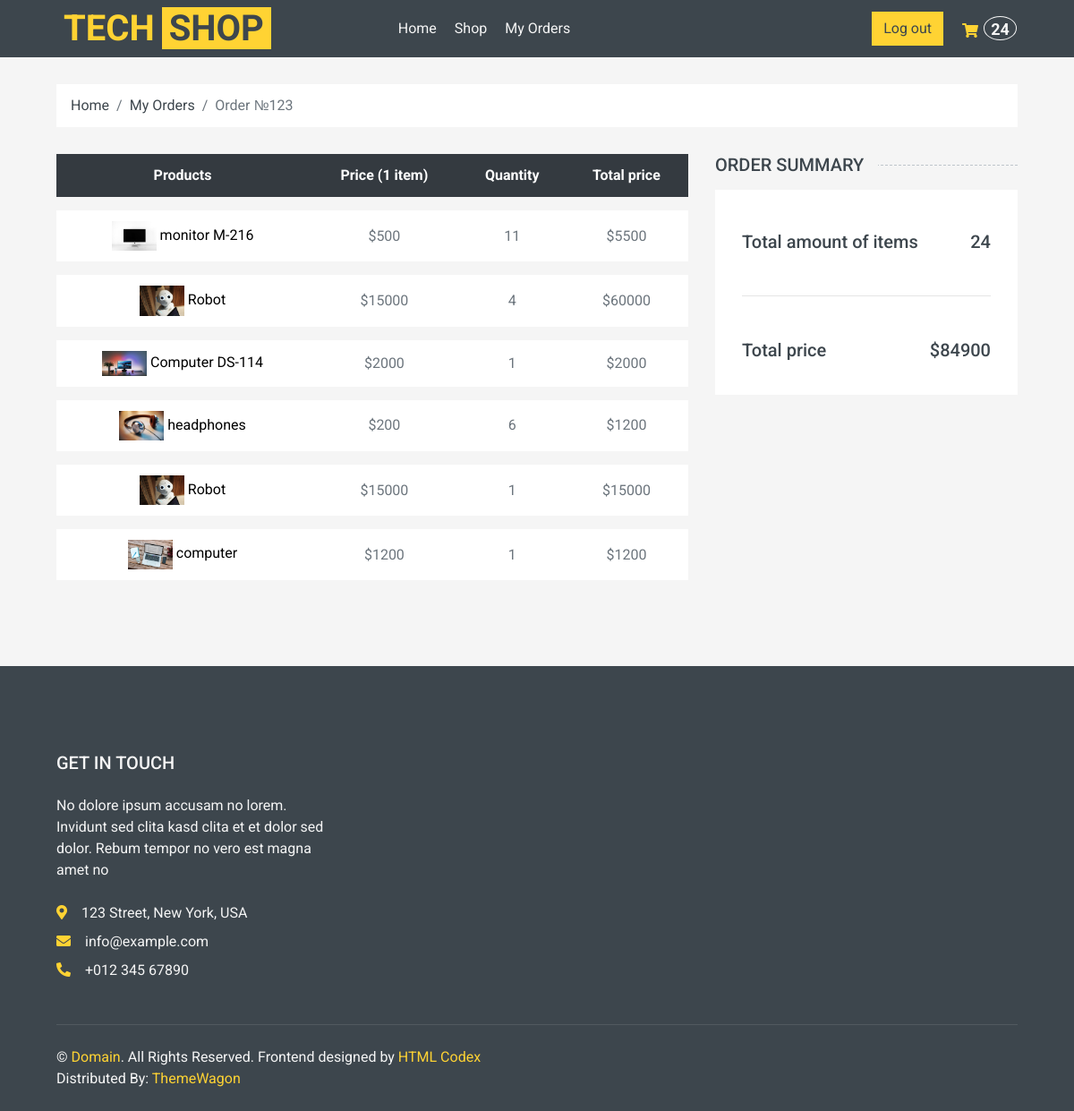
The app's page /order_detail/123 (signed in), older data.
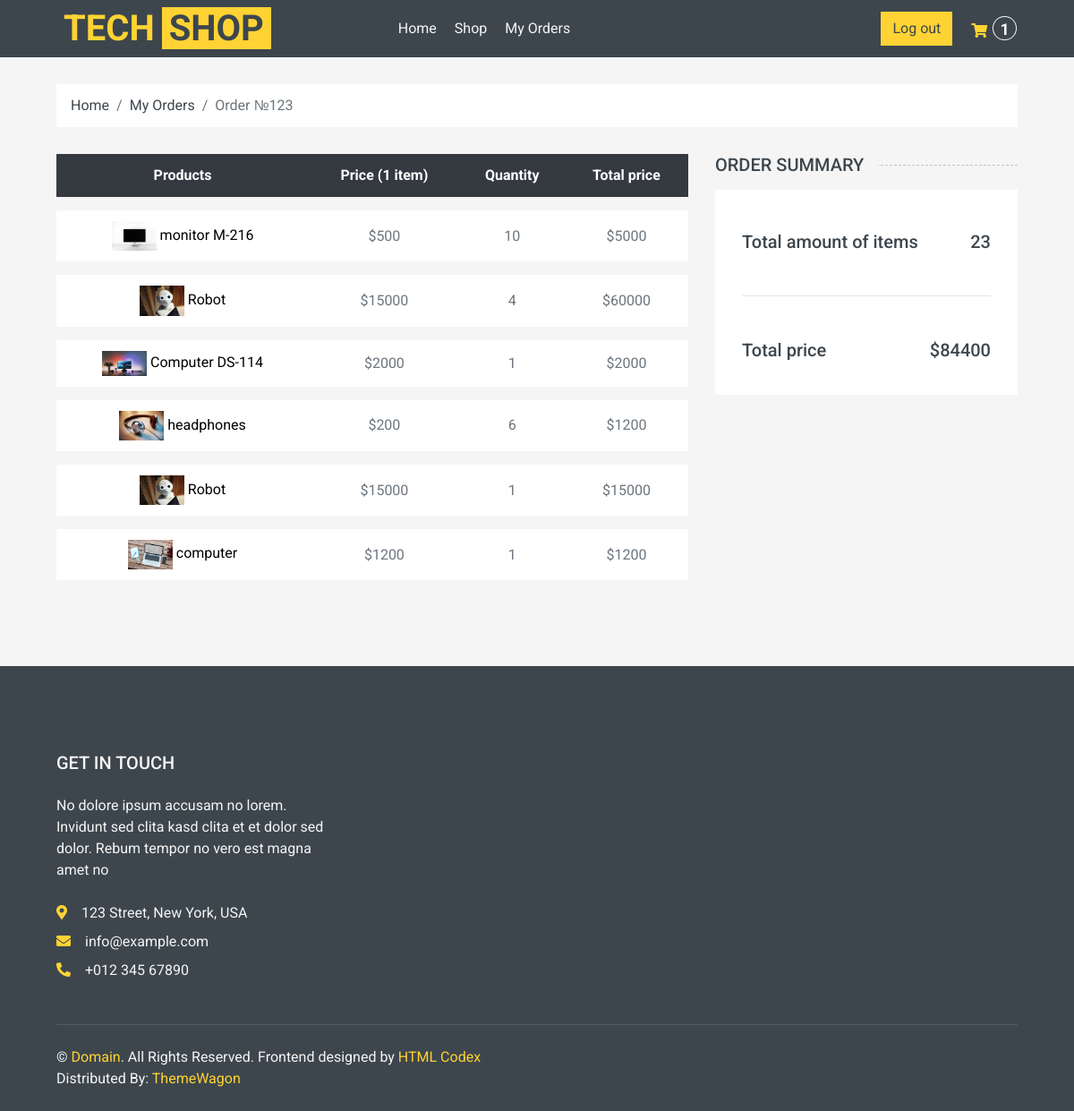
The same page, newer data.
### shop/models.py (models this page shows, shortened)
class Order(models.Model):
    STATUS = (
        ("Pending", "Pending"),
        ("Ready", "Ready"),
        ("Delivered", "Delivered"),
        ("Cart", "Cart"),
    )
    date_created = models.DateTimeField(null=True)
    products = models.ManyToManyField("Product")
    customer = models.ForeignKey(User, blank=True, null=True, on_delete=models.SET_NULL)
    status = models.CharField(choices=STATUS, default="Pending", max_length=255)
    date_added = models.DateTimeField(auto_now_add=True, null=True)
    session_key = models.CharField(max_length=36, default="")
    @property
    def total_order_price(self):
        return sum(item.total_item_price for item in self.orderitem_set.all())
    @property
    def order_total_quantity(self):
        return sum(item.quantity for item in self.orderitem_set.all())

class OrderItem(models.Model):
    order = models.ForeignKey("Order", on_delete=models.CASCADE)
    product = models.ForeignKey(
        "Product", null=True, blank=True, on_delete=models.CASCADE
    )
    quantity = models.IntegerField(null=True, blank=True, default=0)
    date_added = models.DateTimeField(auto_now=True, null=True, blank=True)
    @property
    def total_item_price(self):
        return self.product.price * self.quantity

class Product(models.Model):
    CATEGORY = (
        ("Tech", "Tech"),
        ("New", "New"),
        ("Popular", "Popular"),
    )
    default_description = """
    Eos no lorem eirmod diam diam, eos elitr et gubergren diam sea. Consetetur vero aliquyam invidunt duo dolores et duo sit. Vero diam ea vero et dolore rebum, dolor rebum eirmod consetetur invidunt sed sed et, lorem duo et eos elitr, sadipscing kasd ipsum rebum diam. Dolore diam stet rebum sed tempor kasd eirmod. Takimata kasd ipsum accusam sadipscing, eos dolores sit no ut diam consetetur duo justo est, sit sanctus diam tempor aliquyam eirmod nonumy rebum dolor accusam, ipsum kasd eos consetetur at sit rebum, diam kasd invidunt tempor lorem, ipsum lorem elitr sanctus eirmod takimata dolor ea invidunt.

    Dolore magna est eirmod sanctus dolor, amet diam et eirmod et ipsum. Amet dolore tempor consetetur sed lorem dolor sit lorem tempor. Gubergren amet amet labore sadipscing clita clita diam clita. Sea amet et sed ipsum lorem elitr et, amet et labore voluptua sit rebum. Ea erat sed et diam takimata sed justo. Magna takimata justo et amet magna et.
    """
    name = models.CharField(verbose_name="название продукта", max_length=100)
    price = models.IntegerField(null=True, blank=True)
    description = models.TextField(default=default_description, blank=True)
    rating = models.IntegerField(null=True, blank=True)
    pic = models.ImageField(
        upload_to="shop/%Y/%m", null=True, blank=True, default="default_picture.png"
    )
    added_at = models.DateTimeField(
        verbose_name="Data of appearance", auto_now_add=True, null=True
    )
    category = models.CharField(max_length=100, choices=CATEGORY)
    slug = models.SlugField(blank=True, null=True, unique=True)

### shop/views.py (the view)
# urls.py: path("order_detail/<int:order_id>", order_detail, name="order_detail"),
def order_detail(request, order_id):
    order = get_object_or_404(Order, pk=order_id)
    user = request.user
    if user == order.customer and user.is_authenticated:
        order_items = OrderItem.objects.all().filter(order=order)
        ctx = {
            "order": order,
            "order_items": order_items,
        }
        return render(request, "orders/order_detail.html", ctx)
    return HttpResponseForbidden()

### shop/context_processors.py (called while the page is built)
def get_cart_total(request):
    crt = get_cart(request)
    return {"crt_total_quantity": crt.order_total_quantity}

### shop/utils.py (called while the page is built)
def get_cart(request):
    user = request.user
    if user.is_authenticated:
        cart, _ = Order.objects.get_or_create(customer=user, status="Cart")
        return cart
    return get_visitor_cart(request)

### templates/orders/order_detail.html (shortened to what this page needs)
{%extends "main.html"%}
{%load static%}
{%block cart%}
    <div class="container-fluid">
        <div class="row px-xl-5">
            <div class="col-12">
                <nav class="breadcrumb bg-light mb-30">
                    <a class="breadcrumb-item text-dark" href="{%url 'index'%}">Home</a>
                    <a class="breadcrumb-item text-dark" href="{%url 'my_orders'%}">My Orders</a>
                    <span class="breadcrumb-item active">Order №{{order.id}}</span>
                </nav>
            </div>
        </div>
    </div>
    <div class="container-fluid">
        <div class="row px-xl-5">
            <div class="col-lg-8 table-responsive mb-5">
                <table class="table table-light table-borderless table-hover text-center mb-0">
                    <thead class="thead-dark">
                        <tr>
                            <th>Products</th>
                            <th>Price (1 item)</th>
                            <th>Quantity</th>
                            <th>Total price</th>
                        </tr>
                    </thead>
                    <tbody class="align-middle">
                        {% for item in order_items%}
                        <tr data-product_id_item ={{item.product.id}} >
                            <td class="align-middle">
                              <img src="{{item.product.pic.url}}" alt="" style="width: 50px;">
                               <a href="{%url 'detail' item.product.slug %}" style = "color:black;">{{item.product.name}}</a>
                            </td>
                            <td class="align-middle">${{item.product.price}} </td>
                            <td class="align-middle" data-product_id_price ={{item.product.id}} >{{item.quantity}}</td>
                            <td class="align-middle" data-product_id_price ={{item.product.id}} >${{item.total_item_price}}</td>
                        </tr>
                        {% endfor %}
                    </tbody>
                </table>
            </div>
            <div class="col-lg-4">
                <h5 class="section-title position-relative text-uppercase mb-3"><span class="bg-secondary pr-3">Order Summary</span></h5>
                <div class="bg-light p-30 mb-5">
                    <div class="pt-2">
                        <div class="d-flex justify-content-between mt-2">
                            <h5>Total amount of items</h5>
                            <h5 class = "crt_total_price">{{order.order_total_quantity}}</h5>
                        </div>
                        <br>
                        <hr>
                        <br>
                        <div class="d-flex justify-content-between mt-2">
                            <h5>Total price</h5>
                            <h5 class = "crt_total_price">${{order.total_order_price}}</h5>
                        </div>
                    </div>
                </div>
            </div>
        </div>
    </div>
{%endblock%}

### templates/main.html (shortened to what this page needs)
{%load static%}
<!DOCTYPE html>
<html lang="en">
<head>
    <link href="https://cdnjs.cloudflare.com/ajax/libs/font-awesome/5.10.0/css/all.min.css" rel="stylesheet">
    <link href="{%static 'lib/animate/animate.min.css'%}" rel="stylesheet">
    <link href="{%static 'lib/owlcarousel/assets/owl.carousel.min.css' %}" rel="stylesheet">
    <link href="{%static 'css/style.css' %}" rel="stylesheet">
</head>
<body>
    {% include 'include/navbar.html'%}
    {%block cart%} {%endblock%}
    {% include 'include/footer.html'%}
</body>
</html>

### templates/include/navbar.html (shortened to what this page needs)
<div class="container-fluid bg-dark mb-30">
    <div class="row px-xl-5">
        <div class="col-lg-3 d-none d-lg-block">
                <div  class="text-decoration-none" >
                    <div style = "margin-top:8px;">
                    <a href="{%url 'index'%}" class = "text-decoration-none" ><span class="h1 text-uppercase text-primary bg-dark px-2">Tech</span>
                    <span class="h1 text-uppercase text-dark bg-primary px-2 ml-n1">Shop</span></a>
                    </div>
                </div>
        </div>
        <div class="col-lg-9">
            <nav class="navbar navbar-expand-lg bg-dark navbar-dark py-3 py-lg-0 px-0">
                <div class="collapse navbar-collapse justify-content-between" id="navbarCollapse">
                    <div class="navbar-nav mr-auto py-0" style = "margin-left:12%;">
                        <a href="{% url 'index' %}" class="nav-item nav-link ">Home</a>
                        <a href="{% url 'shop' %}" class="nav-item nav-link">Shop</a>
                        <a href="{% url 'my_orders' %}" class="nav-item nav-link">My Orders</a>
                    </div>
                    <div class="dollar nav-item nav-link" style = "color:white; font-size:30px; margin-left: 1px;">
                    </div>
                    <div class="navbar-nav ml-auto py-0 d-none d-lg-block">
                      {% if user.is_authenticated%}
                      <a href = "{%url 'logout_view' %}"  class = "btn btn-primary" name="button">Log out</a>
                      {%else%}
                      <a href = "{%url 'login_view' %}" type="button" class = "btn btn-primary" name="button">Login</a>
                      {%endif%}
                        <a href="{% url 'cart'%}" class="btn px-0 ml-3">
                            <i class="fas fa-shopping-cart text-primary"></i>
                      <h4 style = " margin-left: 2px; display:inline;"><span class="badge text-secondary border border-secondary rounded-circle total_amount" style="padding-bottom: 2px;"> {{crt_total_quantity}} </span></h4>
                        </a>
                    </div>
                </div>
            </nav>
        </div>
    </div>
</div>

### templates/include/footer.html
<div class="container-fluid bg-dark text-secondary mt-5 pt-5">
    <div class="row px-xl-5 pt-5">
         <div class="col-lg-4 col-md-12 mb-5 pr-3 pr-xl-5">
            <h5 class="text-secondary text-uppercase mb-4">Get In Touch</h5>
            <p class="mb-4">No dolore ipsum accusam no lorem. Invidunt sed clita kasd clita et et dolor sed dolor. Rebum tempor no vero est magna amet no</p>
            <p class="mb-2"><i class="fa fa-map-marker-alt text-primary mr-3"></i>123 Street, New York, USA</p>
            <p class="mb-2"><i class="fa fa-envelope text-primary mr-3"></i>info@example.com</p>
            <p class="mb-0"><i class="fa fa-phone-alt text-primary mr-3"></i>+012 345 67890</p>
        </div>
    </div>
    <div class="row border-top mx-xl-5 py-4" style="border-color: rgba(256, 256, 256, .1) !important;">
        <div class="col-md-6 px-xl-0">
            <p class="mb-md-0 text-center text-md-left text-secondary">
                &copy; <a class="text-primary" href="#">Domain</a>. All Rights Reserved. Frontend designed
                by
                <a class="text-primary" href="https://htmlcodex.com">HTML Codex</a>
                <br>Distributed By: <a href="https://themewagon.com" target="_blank">ThemeWagon</a>
            </p>
        </div>
    </div>
</div>

Row changes from the older to the newer data that the page shows:
changed Order id 123: order_total_quantity "24" → "23"; total_order_price "84900" → "84400"
changed OrderItem "monitor M-216": quantity "11" → "10"; total_item_price "5500" → "5000"
Text that changed along with them:
{{ crt_total_quantity }}: "24" → "1"
